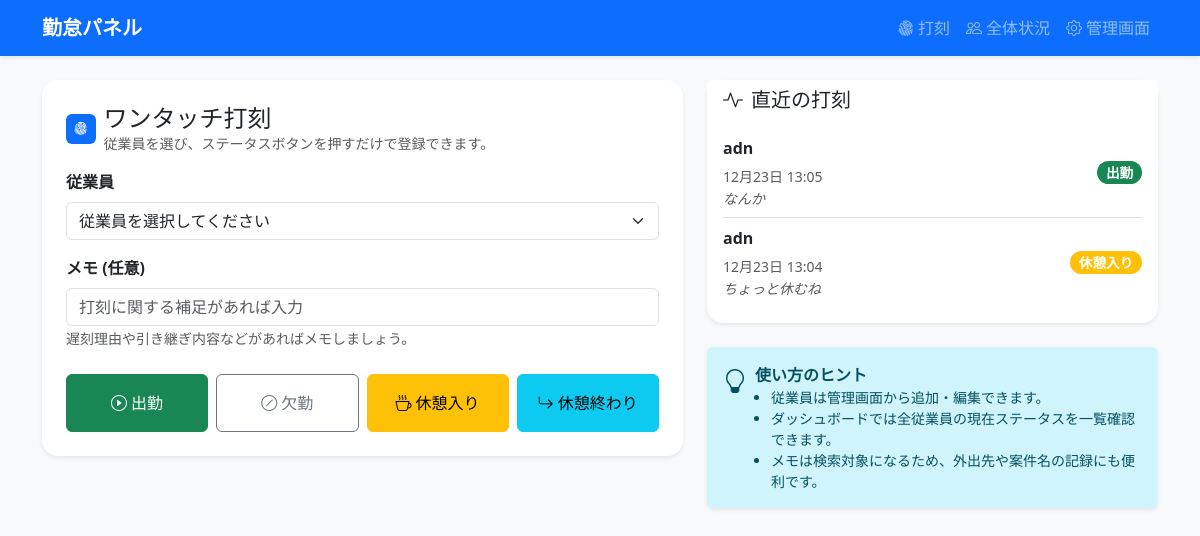
The page / on the database its author committed.
### attendance/models.py (models this page shows, shortened)
class AttendanceRecord(models.Model):
	employee = models.ForeignKey(
		Employee,
		on_delete=models.CASCADE,
		related_name='records',
	)
	status = models.CharField(max_length=20, choices=AttendanceStatus.choices)
	recorded_at = models.DateTimeField(default=timezone.now)
	note = models.CharField(max_length=255, blank=True)
	class Meta:
		ordering = ['-recorded_at']

class Employee(models.Model):
	full_name = models.CharField(max_length=100)
	employee_code = models.CharField(max_length=20, unique=True)
	department = models.CharField(max_length=80, blank=True)
	current_status = models.CharField(
		max_length=20,
		choices=AttendanceStatus.choices,
		default=AttendanceStatus.ABSENT,
	)
	last_action_at = models.DateTimeField(null=True, blank=True)
	class Meta:
		ordering = ['full_name']
	def __str__(self) -> str:
		return f"{self.full_name} ({self.employee_code})"

### attendance/views.py (the view, shortened to what this page needs)
# urls.py: path('', views.attendance_panel, name='panel'),
def attendance_panel(request):
	form = AttendanceActionForm(request.POST or None)
	recent_records = AttendanceRecord.objects.select_related('employee')[:8]
	context = {
		'form': form,
		'recent_records': recent_records,
	}
	return render(request, 'attendance/panel.html', context)

### attendance/forms.py
class AttendanceActionForm(forms.Form):
    employee = forms.ModelChoiceField(
        queryset=Employee.objects.none(),
        label='従業員',
        empty_label='従業員を選択してください',
    )
    note = forms.CharField(
        label='メモ (任意)',
        required=False,
        max_length=255,
        widget=forms.TextInput(attrs={'placeholder': '打刻に関する補足があれば入力'}),
    )
    status = forms.ChoiceField(
        choices=AttendanceStatus.choices,
        widget=forms.HiddenInput(),
    )
    def __init__(self, *args, **kwargs):
        super().__init__(*args, **kwargs)
        self.fields['employee'].queryset = Employee.objects.order_by('full_name')
        self.fields['status'].initial = AttendanceStatus.CLOCK_IN
        self.fields['employee'].widget.attrs.update({'class': 'form-select'})
        self.fields['note'].widget.attrs.update({'class': 'form-control'})

### attendance/templatetags/attendance_extras.py (called while the page is built)
@register.filter
def status_badge(value: str) -> str:
    try:
        status = AttendanceStatus(value)
    except (ValueError, TypeError):
        return 'secondary'
    return STATUS_BADGES.get(status, 'secondary')

### templates/attendance/panel.html (shortened to what this page needs)
{% extends 'base.html' %}
{% load attendance_extras %}
{% block content %}
<div class="row g-4">
    <div class="col-lg-7">
        <div class="card shadow-sm border-0">
            <div class="card-body p-4">
                <div class="d-flex align-items-center mb-3">
                    <div class="badge bg-primary me-2 p-2"><i class="bi bi-fingerprint"></i></div>
                    <div>
                        <h2 class="h4 mb-0">ワンタッチ打刻</h2>
                        <p class="text-muted small mb-0">従業員を選び、ステータスボタンを押すだけで登録できます。</p>
                    </div>
                </div>
                <form method="post" class="mt-3" id="attendanceForm">
                    <div class="mb-3">
                        <label class="form-label fw-semibold">{{ form.employee.label }}</label>
                        {{ form.employee }}
                    </div>
                    <div class="mb-4">
                        <label class="form-label fw-semibold">{{ form.note.label }}</label>
                        {{ form.note }}
                        <small class="text-muted">遅刻理由や引き継ぎ内容などがあればメモしましょう。</small>
                    </div>
                    <div class="row g-2">
                        <div class="col-6 col-md-3">
                            <button type="submit" class="btn btn-success w-100 py-3 action-btn" data-status="clock_in">
                                <i class="bi bi-play-circle me-1"></i>出勤
                            </button>
                        </div>
                        <div class="col-6 col-md-3">
                            <button type="submit" class="btn btn-outline-secondary w-100 py-3 action-btn" data-status="absent">
                                <i class="bi bi-slash-circle me-1"></i>欠勤
                            </button>
                        </div>
                        <div class="col-6 col-md-3">
                            <button type="submit" class="btn btn-warning w-100 py-3 action-btn" data-status="break_start">
                                <i class="bi bi-cup-hot me-1"></i>休憩入り
                            </button>
                        </div>
                        <div class="col-6 col-md-3">
                            <button type="submit" class="btn btn-info w-100 py-3 action-btn" data-status="break_end">
                                <i class="bi bi-arrow-return-right me-1"></i>休憩終わり
                            </button>
                        </div>
                    </div>
                </form>
            </div>
        </div>
    </div>
    <div class="col-lg-5">
        <div class="card shadow-sm border-0 mb-4">
            <div class="card-header bg-white border-0 pb-0">
                <h3 class="h5 mb-0"><i class="bi bi-activity me-2"></i>直近の打刻</h3>
            </div>
            <div class="card-body">
                {% if recent_records %}
                    <ul class="list-group list-group-flush">
                        {% for record in recent_records %}
                            <li class="list-group-item px-0 d-flex justify-content-between align-items-start">
                                <div>
                                    <p class="mb-1 fw-semibold">{{ record.employee.full_name }}</p>
                                    <small class="text-muted">{{ record.recorded_at|date:"m月d日 H:i" }}</small>
                                    {% if record.note %}
                                        <div class="small text-muted fst-italic">{{ record.note }}</div>
                                    {% endif %}
                                </div>
                                <span class="badge bg-{{ record.status|status_badge }} rounded-pill align-self-center">
                                    {{ record.get_status_display }}
                                </span>
                            </li>
                        {% endfor %}
                    </ul>
                {% else %}
                    <p class="text-muted mb-0">まだ打刻はありません。</p>
                {% endif %}
            </div>
        </div>
        <div class="alert alert-info border-0 shadow-sm" role="alert">
            <div class="d-flex">
                <i class="bi bi-lightbulb me-2 fs-4"></i>
                <div>
                    <div class="fw-semibold">使い方のヒント</div>
                    <ul class="small mb-0 ps-3">
                        <li>従業員は管理画面から追加・編集できます。</li>
                        <li>ダッシュボードでは全従業員の現在ステータスを一覧確認できます。</li>
                        <li>メモは検索対象になるため、外出先や案件名の記録にも便利です。</li>
                    </ul>
                </div>
            </div>
        </div>
    </div>
</div>
{% endblock %}

### templates/base.html (shortened to what this page needs)
{% load static %}
<!doctype html>
<html lang="ja">
<head>
    <link href="https://cdn.jsdelivr.net/npm/bootstrap@5.3.3/dist/css/bootstrap.min.css" rel="stylesheet">
    <link rel="stylesheet" href="https://cdn.jsdelivr.net/npm/bootstrap-icons@1.11.3/font/bootstrap-icons.css">
    <link rel="stylesheet" href="{% static 'css/app.css' %}">
</head>
<body class="bg-light min-vh-100">
<nav class="navbar navbar-expand-lg navbar-dark bg-primary shadow-sm">
    <div class="container">
        <a class="navbar-brand fw-semibold" href="{% url 'attendance:panel' %}">勤怠パネル</a>
        <div class="collapse navbar-collapse" id="navMenu">
            <div class="ms-auto navbar-nav">
                <a class="nav-link" href="{% url 'attendance:panel' %}"><i class="bi bi-fingerprint me-1"></i>打刻</a>
                <a class="nav-link" href="{% url 'attendance:dashboard' %}"><i class="bi bi-people me-1"></i>全体状況</a>
                <a class="nav-link" href="/admin/"><i class="bi bi-gear me-1"></i>管理画面</a>
            </div>
        </div>
    </div>
</nav>
<main class="py-4">
    <div class="container">
        {% block content %}{% endblock %}
    </div>
</main>
</body>
</html>

### static/css/app.css (style rules this page uses)
:root { --app-accent: #0d6efd; --app-bg: #f3f6fb; }
body { background: var(--app-bg); }
.card { border-radius: 1rem; }
.badge { font-size: 0.85rem; }
.alert ul { margin-bottom: 0; }

### rows shown on the page
AttendanceRecord: employee.full_name "adn", recorded_at "12月23日 13:05", note "なんか", status "出勤"
AttendanceRecord: employee.full_name "adn", recorded_at "12月23日 13:04", note "ちょっと休むね", status "休憩入り"
